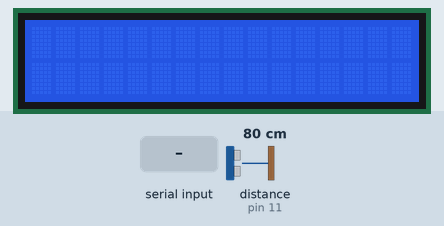
Simulated run of this sketch. Board: Arduino Uno, built with avr-gcc and run on an emulated ATmega328P. On the bench: 16×2 character LCD. Wiring (inferred from the names in the program): ultrasonic range finder: trigger pin 12; echo pin 11. The inputs (shaded band) are chosen by the test bench; at power-on: distance to the obstacle (sensor on pin 11) 80 cm. The echo pulse lasts 58.3 µs per cm; what the sketch prints to the serial monitor is not drawn.

Above: at 1.2 s.
1.3 s: "1" received over Serial
At 3.5 s:
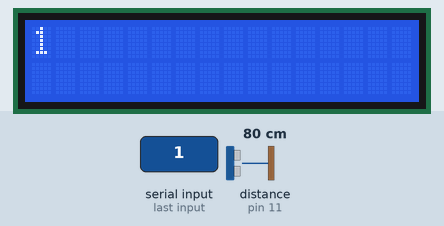
4.0 s: "0" received over Serial
At 6.4 s:
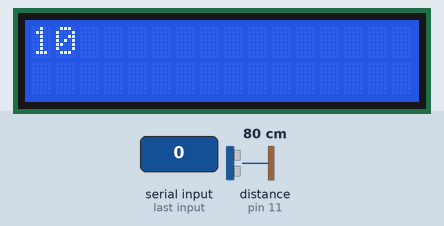
Timing chart, 0 to 7.9 s (numbered marks = the images above; inputs shaded):
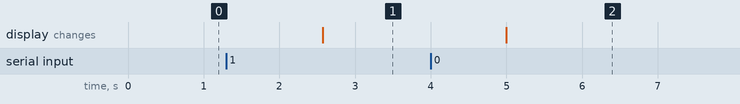

The sketch:

GZSProjeArduino.ino
```cpp
#include <LiquidCrystal.h>  //lcd kütüphanemizi ekledik

LiquidCrystal lcd(8, 9, 4, 5, 6, 7);    //lcdnin bağlı olduğu pinleri belirttik

int i=0;

int trigPin = 12; // Sensorun trig pini Arduinonun 6 numaralı ayağına bağlandı
int echoPin = 11; // Sensorun echo pini Arduinonun 7 numaralı ayağına bağlandı

long sure;
long uzaklik;

String gelenMesajUzun;

String gelenMesaj;

void setup() {
  lcd.begin(16, 2);               // LCD Kütüphanesi başlatılıyor
  lcd.setCursor(0, 0);
  pinMode(trigPin, OUTPUT); // trig pini çıkış olarak ayarlandı
  pinMode(echoPin, INPUT); // echo pini giriş olarak ayarlandı
  Serial.begin(9600); /* Seri haberlesme baslatildi */
}
void loop()
{
  digitalWrite(trigPin, LOW); //sensör pasif hale getirildi
  delayMicroseconds(5);  //Delay atadık
  digitalWrite(trigPin, HIGH); //Sensore ses dalgasının üretmesi için emir verildi
  delayMicroseconds(10);   //Delay atadık
  digitalWrite(trigPin, LOW);  //Yeni dalgaların üretilmemesi için trig pini LOW konumuna getirildi
  sure = pulseIn(echoPin, HIGH); /* ses dalgasının geri dönmesi için geçen sure ölçülüyor */
  uzaklik = sure / 29.1 / 2; /* ölçülen sure uzaklığa çevriliyor */

  Serial.print(uzaklik);  // hesaplanan uzaklık bilgisayara aktarılıyor

  gelenMesaj=Serial.readString();  //gelen metni readString metodu ile char ile uğraşmadan direk aldık.

  if(Serial.available()>0)  //Eğer seri porttan veri geldiyse
  {
    i++;   //ilk defa veri gelmesi durumu
  }
  if(i>1) //ilk defa veri gelmemesi durumu
  {
    lcd.clear(); //daha önceden veri gelmiş ise lcdyi temizliyoruz.
  }
  if(gelenMesaj.length()>16)//lgelen metin 16 karakterden fazla olup olmadığının kontrolu
  {
    lcd.print(gelenMesaj);
    lcd.setCursor(1,0);    //faza ise bir alt satıra geç
    gelenMesajUzun= gelenMesaj.substring(16);   //kaldığı yerden devam et
    lcd.print(gelenMesajUzun);

  }
  else{
  lcd.print(gelenMesaj); //16 karakterden kısa ise normal olarak bastır
  }
  delay(500);  //1 sn delay
  }
```

Measured:
- after the input at 1.3 s, the display: changes after 1.3 s (image 1)
- after the input at 4.0 s, the display: changes after 1.0 s (image 2)
